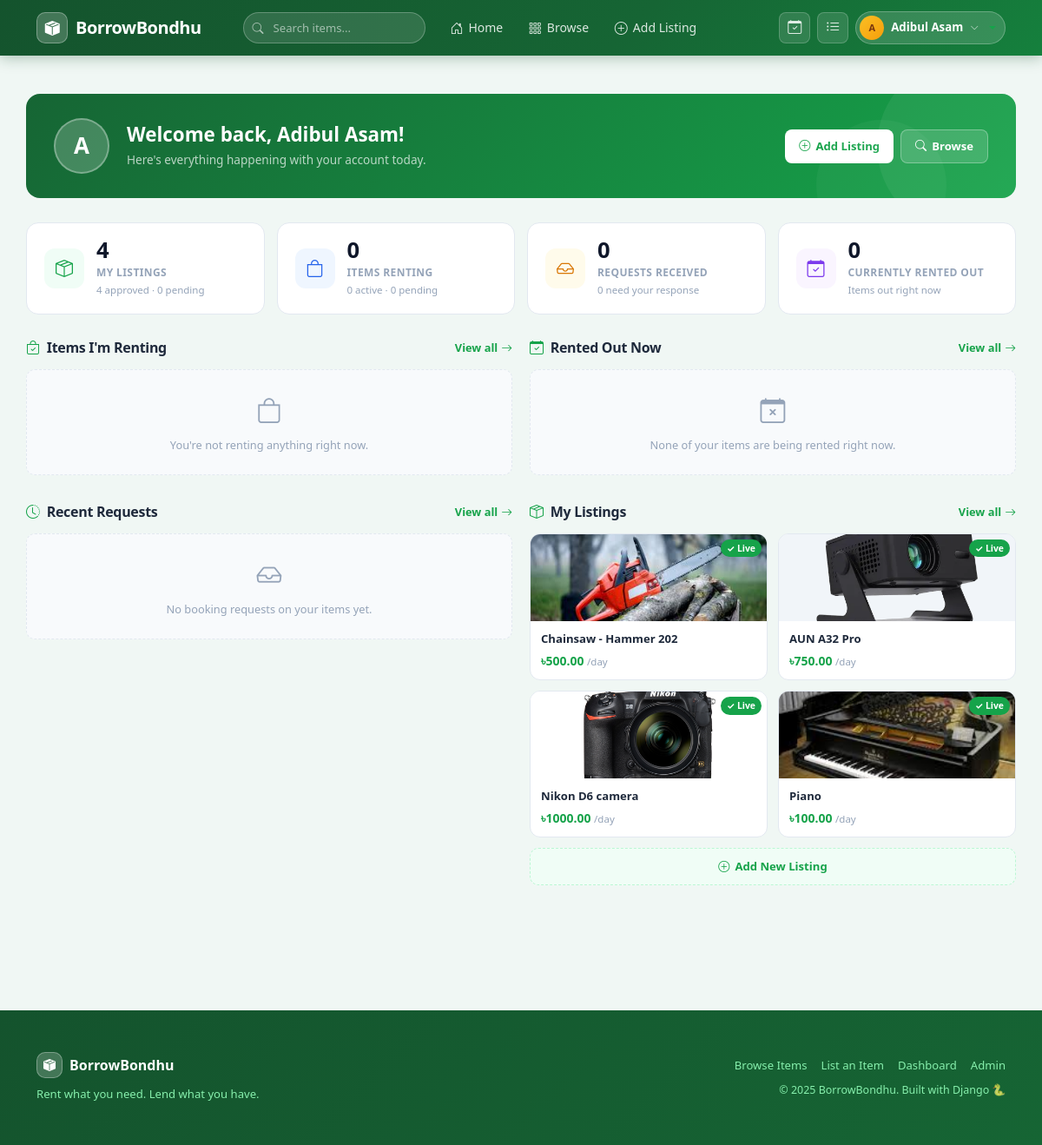
Page /users/dashboard/ (signed in) on the committed database.
### listings/models.py (models this page shows, shortened)
class Listing(models.Model):
    CATEGORY_CHOICES = [
        ('cameras', 'Cameras & Photography'),
        ('electronics', 'Electronics'),
        ('tools', 'Tools & Equipment'),
        ('events', 'Event Equipment'),
        ('sports', 'Sports & Outdoors'),
        ('other', 'Other'),
    ]
    owner = models.ForeignKey(User, on_delete=models.CASCADE, related_name='listings')
    title = models.CharField(max_length=200)
    description = models.TextField()
    category = models.CharField(max_length=50, choices=CATEGORY_CHOICES)
    price_per_day = models.DecimalField(max_digits=10, decimal_places=2)
    location = models.CharField(max_length=200)
    image = models.ImageField(upload_to='listings/', blank=True, null=True)
    is_available = models.BooleanField(default=True)
    approved = models.BooleanField(default=False)
    created_at = models.DateTimeField(auto_now_add=True)

### users/views.py (the view)
# urls.py: path('dashboard/',views.dashboard_view, name='dashboard'),
@login_required
def dashboard_view(request):
    from django.utils import timezone
    today = timezone.now().date()
    my_listings     = Listing.objects.filter(owner=request.user).order_by('-created_at')
    approved_count  = my_listings.filter(approved=True).count()
    pending_count   = my_listings.filter(approved=False).count()
    my_rents        = Booking.objects.filter(renter=request.user).select_related('listing').order_by('-created_at')
    active_rents    = my_rents.filter(status='accepted')
    pending_rents   = my_rents.filter(status='pending')
    my_requests     = Booking.objects.filter(listing__owner=request.user).select_related('listing', 'renter').order_by('-created_at')
    pending_requests= my_requests.filter(status='pending')
    active_requests = my_requests.filter(status='accepted')
    currently_rented = my_requests.filter(
        status='accepted',
        start_date__lte=today,
        end_date__gte=today
    )
    recent_rents    = my_rents[:5]
    recent_requests = my_requests[:5]
    recent_listings = my_listings[:4]
    return render(request, 'users/dashboard.html', {
        'my_listings':        my_listings,
        'approved_count':     approved_count,
        'pending_count':      pending_count,
        'my_rents':           my_rents,
        'active_rents':       active_rents,
        'pending_rents':      pending_rents,
        'my_requests':        my_requests,
        'pending_requests':   pending_requests,
        'active_requests':    active_requests,
        'currently_rented':   currently_rented,
        'recent_rents':       recent_rents,
        'recent_requests':    recent_requests,
        'recent_listings':    recent_listings,
    })

### templates/users/dashboard.html (shortened to what this page needs)
{% extends 'base.html' %}
{% block content %}
<div class="container dash-page">
  <div class="dash-header">
    <div class="dash-avatar">
      {% if request.user.first_name %}{{ request.user.first_name|first|upper }}{% else %}{{ request.user.username|first|upper }}{% endif %}
    </div>
    <div class="dash-header-text">
      <h2>Welcome back, {{ request.user.first_name|default:request.user.username }}!</h2>
      <p>Here's everything happening with your account today.</p>
    </div>
    <div class="dash-header-actions">
      <a href="{% url 'listing_create' %}" class="dash-btn-white">
        <i class="bi bi-plus-circle"></i> Add Listing
      </a>
      <a href="{% url 'listing_list' %}" class="dash-btn-outline">
        <i class="bi bi-search"></i> Browse
      </a>
    </div>
  </div>
  <div class="stats-grid">
    <a href="{% url 'my_listings' %}" class="stat-card">
      <div class="stat-icon green"><i class="bi bi-box-seam"></i></div>
      <div>
        <div class="stat-val">{{ my_listings.count }}</div>
        <div class="stat-label">My Listings</div>
        <div class="stat-sublabel">{{ approved_count }} approved · {{ pending_count }} pending</div>
      </div>
    </a>
    <a href="{% url 'my_bookings' %}" class="stat-card">
      <div class="stat-icon blue"><i class="bi bi-bag"></i></div>
      <div>
        <div class="stat-val">{{ my_rents.count }}</div>
        <div class="stat-label">Items Renting</div>
        <div class="stat-sublabel">{{ active_rents.count }} active · {{ pending_rents.count }} pending</div>
      </div>
    </a>
    <a href="{% url 'my_bookings' %}" class="stat-card">
      <div class="stat-icon amber"><i class="bi bi-inbox"></i></div>
      <div>
        <div class="stat-val">{{ my_requests.count }}</div>
        <div class="stat-label">Requests Received</div>
        <div class="stat-sublabel">{{ pending_requests.count }} need your response</div>
      </div>
    </a>
    <div class="stat-card">
      <div class="stat-icon purple"><i class="bi bi-calendar-check"></i></div>
      <div>
        <div class="stat-val">{{ currently_rented.count }}</div>
        <div class="stat-label">Currently Rented Out</div>
        <div class="stat-sublabel">Items out right now</div>
      </div>
    </div>
  </div>
  <div class="dash-two-col dash-section">
    <div>
      <div class="section-header">
        <h3 class="section-title"><i class="bi bi-bag-check"></i> Items I'm Renting</h3>
        <a href="{% url 'my_bookings' %}" class="section-link">View all <i class="bi bi-arrow-right"></i></a>
      </div>
      {% if active_rents %}
        {% for booking in active_rents|slice:":3" %}
        <div class="active-rental-card">
          {% if booking.listing.image %}
            <img src="{{ booking.listing.image.url }}" class="dash-thumb" alt="">
          {% else %}
            <div class="dash-thumb-placeholder">📦</div>
          {% endif %}
          <div class="dash-booking-info">
            <div class="dash-booking-title">{{ booking.listing.title }}</div>
            <div class="dash-booking-meta">
              <span><i class="bi bi-calendar3"></i> Until {{ booking.end_date|date:"M d, Y" }}</span>
            </div>
            <div style="margin-top:5px;">
              <span class="active-rental-badge">Live</span>
            </div>
          </div>
          <div class="dash-booking-right">
            <div class="dash-price">৳{{ booking.total_price }}</div>
            <a href="{% url 'listing_detail' booking.listing.pk %}" style="font-size:0.72rem;color:#94a3b8;text-decoration:none;">View Item</a>
          </div>
        </div>
        {% endfor %}
      {% else %}
      <div class="mini-empty">
        <i class="bi bi-bag"></i>
        <p>You're not renting anything right now.</p>
      </div>
      {% endif %}
    </div>
    <div>
      <div class="section-header">
        <h3 class="section-title"><i class="bi bi-calendar-check"></i> Rented Out Now</h3>
        <a href="{% url 'my_bookings' %}" class="section-link">View all <i class="bi bi-arrow-right"></i></a>
      </div>
      {% if currently_rented %}
        {% for booking in currently_rented|slice:":3" %}
        <div class="active-rental-card">
          {% if booking.listing.image %}
            <img src="{{ booking.listing.image.url }}" class="dash-thumb" alt="">
          {% else %}
            <div class="dash-thumb-placeholder">📦</div>
          {% endif %}
          <div class="dash-booking-info">
            <div class="dash-booking-title">{{ booking.listing.title }}</div>
            <div class="dash-booking-meta">
              <span>
                Rented by
                {% if booking.renter.first_name %}{{ booking.renter.first_name }}{% else %}{{ booking.renter.username }}{% endif %}
              </span>
              <span><i class="bi bi-calendar3"></i> Until {{ booking.end_date|date:"M d, Y" }}</span>
            </div>
            <div style="margin-top:5px;">
              <span class="active-rental-badge">Live</span>
            </div>
          </div>
          <div class="dash-booking-right">
            <div class="dash-price">৳{{ booking.total_price }}</div>
            <a href="{% url 'booking_action' booking.pk 'complete' %}" style="font-size:0.72rem;color:#16a34a;font-weight:600;text-decoration:none;">Mark Done</a>
          </div>
        </div>
        {% endfor %}
      {% else %}
      <div class="mini-empty">
        <i class="bi bi-calendar-x"></i>
        <p>None of your items are being rented right now.</p>
      </div>
      {% endif %}
    </div>
  </div>
  <div class="dash-two-col">
    <div class="dash-section">
      <div class="section-header">
        <h3 class="section-title"><i class="bi bi-clock-history"></i> Recent Requests</h3>
        <a href="{% url 'my_bookings' %}" class="section-link">View all <i class="bi bi-arrow-right"></i></a>
      </div>
      {% for booking in recent_requests %}
      <div class="dash-booking-card">
        {% if booking.listing.image %}
          <img src="{{ booking.listing.image.url }}" class="dash-thumb" alt="">
        {% else %}
          <div class="dash-thumb-placeholder">📦</div>
        {% endif %}
        <div class="dash-booking-info">
          <div class="dash-booking-title">{{ booking.listing.title }}</div>
          <div class="dash-booking-meta">
            <span>
              {% if booking.renter.first_name %}{{ booking.renter.first_name }}{% else %}{{ booking.renter.username }}{% endif %}
            </span>
            <span>{{ booking.start_date|date:"M d" }} → {{ booking.end_date|date:"M d" }}</span>
          </div>
        </div>
        <div class="dash-booking-right">
          <span class="s-badge {{ booking.status }}">{{ booking.get_status_display }}</span>
          <div class="dash-price">৳{{ booking.total_price }}</div>
        </div>
      </div>
      {% empty %}
      <div class="mini-empty">
        <i class="bi bi-inbox"></i>
        <p>No booking requests on your items yet.</p>
      </div>
      {% endfor %}
    </div>
    <div class="dash-section">
      <div class="section-header">
        <h3 class="section-title"><i class="bi bi-box-seam"></i> My Listings</h3>
        <a href="{% url 'my_listings' %}" class="section-link">View all <i class="bi bi-arrow-right"></i></a>
      </div>
      {% if recent_listings %}
      <div class="dash-listing-grid">
        {% for item in recent_listings %}
        <a href="{% url 'listing_detail' item.pk %}" class="dash-listing-card">
          <div class="dash-listing-img">
            {% if item.image %}
              <img src="{{ item.image.url }}" alt="{{ item.title }}">
            {% else %}
              <div class="no-img">📦</div>
            {% endif %}
            {% if item.approved %}
              <span class="approval-overlay approved">✓ Live</span>
            {% else %}
              <span class="approval-overlay pending">⏳ Pending</span>
            {% endif %}
          </div>
          <div class="dash-listing-body">
            <div class="dash-listing-title">{{ item.title }}</div>
            <div class="dash-listing-price">৳{{ item.price_per_day }} <span>/day</span></div>
          </div>
        </a>
        {% endfor %}
      </div>
      {% else %}
      <div class="mini-empty">
        <i class="bi bi-plus-circle"></i>
        <p>You haven't listed anything yet.</p>
      </div>
      {% endif %}
      <a href="{% url 'listing_create' %}" style="display:flex;align-items:center;justify-content:center;gap:6px;margin-top:12px;padding:10px;background:#f0fdf6;border:1.5px dashed #bbf7d4;border-radius:10px;color:#16a34a;font-size:0.82rem;font-weight:700;text-decoration:none;">
        <i class="bi bi-plus-circle"></i> Add New Listing
      </a>
    </div>
  </div>
</div>
{% endblock %}

### templates/base.html (shortened to what this page needs)
<!DOCTYPE html>
<html lang="en">
<head>
  <link href="https://cdn.jsdelivr.net/npm/bootstrap@5.3.0/dist/css/bootstrap.min.css" rel="stylesheet">
  <link href="https://cdn.jsdelivr.net/npm/bootstrap-icons@1.11.0/font/bootstrap-icons.css" rel="stylesheet">
</head>
<body>
<nav class="navbar navbar-expand-lg">
  <div class="container" style="gap:16px;">
    <a class="navbar-brand" href="{% url 'home' %}">
      <div class="brand-icon"><i class="bi bi-box-seam-fill"></i></div>
      BorrowBondhu
    </a>
    <div class="collapse navbar-collapse" id="navbarNav">
      <form class="navbar-search mx-3" method="get" action="{% url 'listing_list' %}">
        <i class="bi bi-search search-icon"></i>
        <input type="text" name="q" placeholder="Search items..." autocomplete="off">
      </form>
      <ul class="navbar-nav me-auto align-items-lg-center gap-1">
        <li class="nav-item">
          <a class="nav-link" href="{% url 'home' %}"><i class="bi bi-house-door"></i> Home</a>
        </li>
        <li class="nav-item">
          <a class="nav-link" href="{% url 'listing_list' %}"><i class="bi bi-grid-3x3-gap"></i> Browse</a>
        </li>
        {% if user.is_authenticated %}
        <li class="nav-item">
          <a class="nav-link" href="{% url 'listing_create' %}"><i class="bi bi-plus-circle"></i> Add Listing</a>
        </li>
        {% endif %}
      </ul>
      <ul class="navbar-nav align-items-lg-center gap-2">
        {% if user.is_authenticated %}
        <li class="nav-item">
          <a href="{% url 'my_bookings' %}" class="nav-icon-btn" title="My Bookings">
            <i class="bi bi-calendar-check"></i>
          </a>
        </li>
        <li class="nav-item">
          <a href="{% url 'my_listings' %}" class="nav-icon-btn" title="My Listings">
            <i class="bi bi-list-ul"></i>
          </a>
        </li>
        <li class="nav-item dropdown">
          <a href="#" class="user-avatar-btn dropdown-toggle" data-bs-toggle="dropdown">
            <div class="user-avatar">
              {% if user.first_name %}{{ user.first_name|first|upper }}{% else %}{{ user.username|first|upper }}{% endif %}
            </div>
            <span class="user-avatar-name">{{ user.first_name|default:user.username }}</span>
            <i class="bi bi-chevron-down" style="font-size:10px;color:rgba(255,255,255,0.7);"></i>
          </a>
        </li>
        {% endif %}
      </ul>
    </div>
  </div>
</nav>
{% block content %}{% endblock %}
<footer class="mt-5 py-5">
  <div class="container">
    <div class="row align-items-center">
      <div class="col-md-6 mb-3 mb-md-0">
        <div class="d-flex align-items-center gap-2 mb-2">
          <div class="brand-icon" style="width:30px;height:30px;font-size:14px;">
            <i class="bi bi-box-seam-fill"></i>
          </div>
          <strong style="color:white;font-size:1rem;">BorrowBondhu</strong>
        </div>
        <p class="mb-0" style="font-size:0.82rem;">Rent what you need. Lend what you have.</p>
      </div>
      <div class="col-md-6 text-md-end">
        <div class="d-flex gap-3 justify-content-md-end mb-2" style="font-size:0.82rem;">
          <a href="{% url 'listing_list' %}">Browse Items</a>
          <a href="{% url 'listing_create' %}">List an Item</a>
          {% if user.is_authenticated %}
          <a href="{% url 'dashboard' %}">Dashboard</a>
          {% endif %}
          <a href="/admin/">Admin</a>
        </div>
        <p class="mb-0" style="font-size:0.78rem;">&copy; 2025 BorrowBondhu. Built with Django 🐍</p>
      </div>
    </div>
  </div>
</footer>
</body>
</html>

### rows in the picture
Listing: image (picture), approved "✓ Live", title "Chainsaw - Hammer 202", price_per_day "500.00"
Listing: image (picture), approved "✓ Live", title "AUN A32 Pro", price_per_day "750.00"
Listing: image (picture), approved "✓ Live", title "Nikon D6 camera", price_per_day "1000.00"
Listing: image (picture), approved "✓ Live", title "Piano", price_per_day "100.00"

### other values in the picture
{{ user.first_name|first|upper }} "A"
{{ user.first_name|default:user.username }} "Adibul Asam"
{{ request.user.first_name|first|upper }} "A"
{{ request.user.first_name|default:request.user.username }} "Adibul Asam"
{{ my_listings.count }} "4"
{{ approved_count }} "4"
{{ pending_count }} "0"
{{ my_rents.count }} "0"
{{ active_rents.count }} "0"
{{ pending_rents.count }} "0"
{{ my_requests.count }} "0"
{{ pending_requests.count }} "0"
{{ currently_rented.count }} "0"
